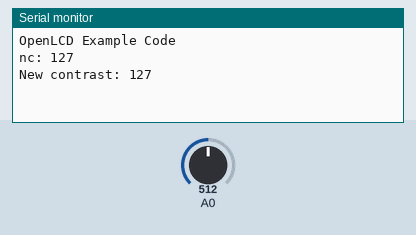
Recording of a sketch running on a simulated Arduino Uno, built with avr-gcc and run on an emulated ATmega328P. Shown: the last lines printed to the serial monitor. The inputs (shaded band) are chosen by the test bench; at power-on: A0 = 512.

Above: at 1.2 s.
1.3 s: A0 set to 490
At 1.7 s:
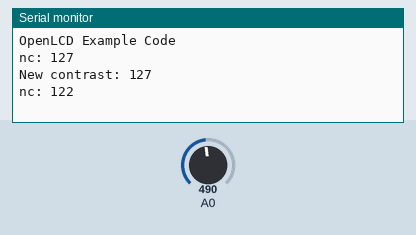
2.8 s: A0 set to 306
At 4.3 s:
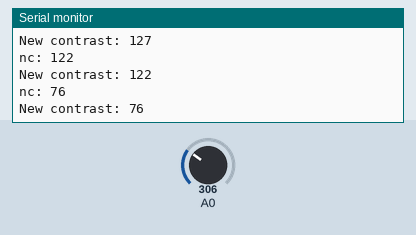

Measured:
- after the input at 1.3 s, the serial monitor: prints a new line at once (image 1)
- after the input at 2.8 s, the serial monitor: prints a new line after 0.05 s (image 2)

The sketch:

Example3_Serial_Contrast_Trimpot.ino
```cpp
// (licence header left out)
#include <SoftwareSerial.h>

SoftwareSerial OpenLCD(6, 7); //RX (not used), TX

byte counter = 0;

void setup()
{
  Serial.begin(9600); //Start serial communication at 9600 for debug statements
  Serial.println("OpenLCD Example Code");

  OpenLCD.begin(9600); //Begin communication with OpenLCD

  //Send the reset command to the display - this forces the cursor to return to the beginning of the display
  OpenLCD.write('|'); //Send setting character
  OpenLCD.write('-'); //Send clear display character
  OpenLCD.print("Contrast test");

  pinMode(A0, INPUT);
}

int oldContrast = 0;
long startTime = 0;
bool settingSent = false;

void loop()
{
  int trimpot = averageAnalogRead(A0);
  int newContrast = map(trimpot, 0, 1023, 0, 255); //Map this analog value down to 0-255

  //Only send new contrast setting to display if the user changes the trimpot
  if(newContrast != oldContrast)
  {
    Serial.print("nc: ");
    Serial.println(newContrast);

    oldContrast = newContrast; //Update

    startTime = millis();
    settingSent = false;
  }

  //Wait at least 100ms for user to stop turning trimpot
  //OpenLCD displays the contrast setting for around 2 seconds so we can't send constant updates
  if(millis() - startTime > 500 && settingSent == false)
  {
    //Send contrast setting
    OpenLCD.write('|'); //Put LCD into setting mode
    OpenLCD.write(24); //Send contrast command
    OpenLCD.write(newContrast);

    settingSent = true;

    Serial.print("New contrast: ");
    Serial.println(newContrast);
  }

  delay(100); //Hang out for a bit
}

//Takes an average of readings on a given pin
//Returns the average
int averageAnalogRead(byte pinToRead)
{
  byte numberOfReadings = 8;
  unsigned int runningValue = 0;

  for(int x = 0 ; x < numberOfReadings ; x++)
    runningValue += analogRead(pinToRead);
  runningValue /= numberOfReadings;

  return(runningValue);
}
```
